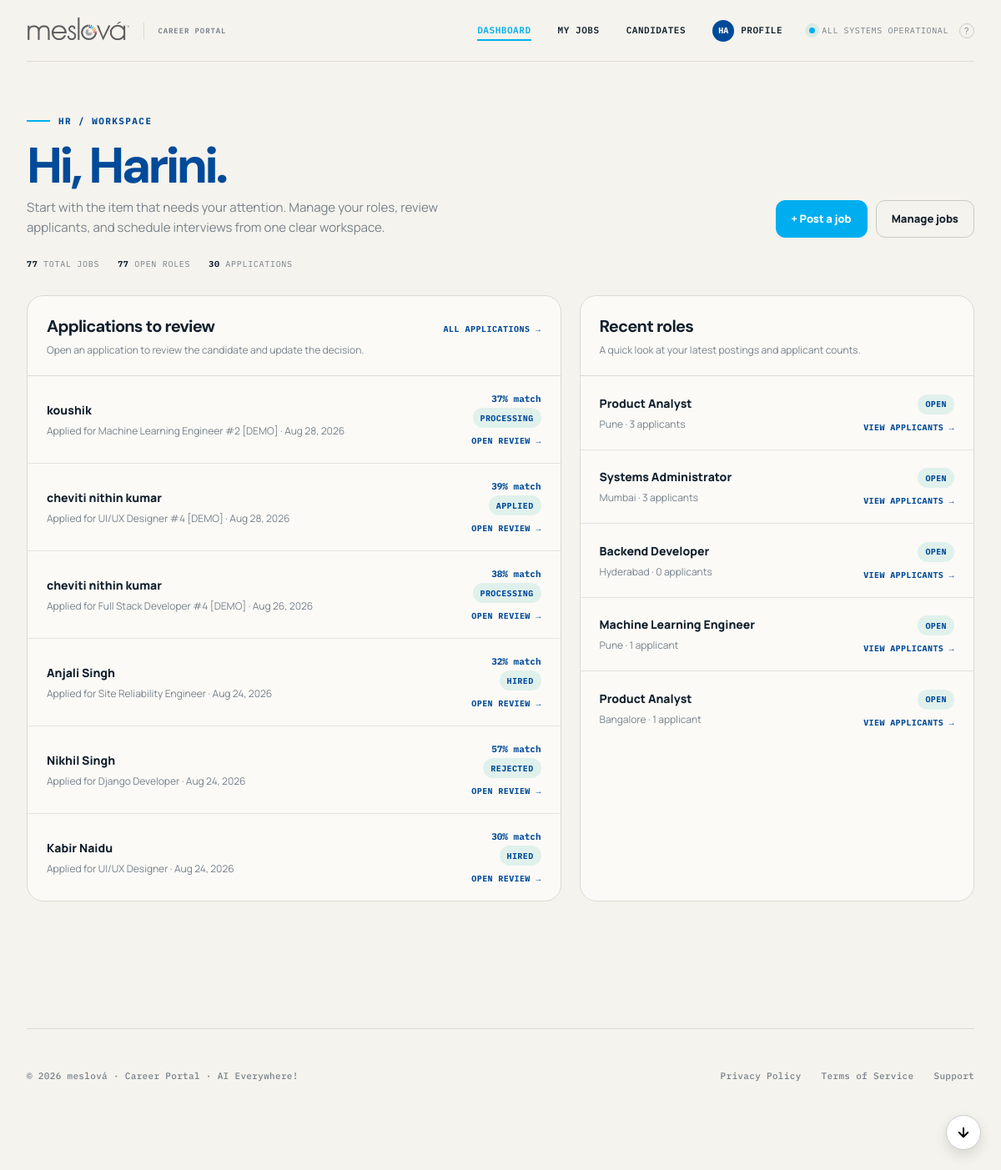
/hr/dashboard/ (signed in), run on the app's committed database.
### screening/models.py (models this page shows, shortened)
class Application(models.Model):
    STATUS_CHOICES = (
        ('applied', 'Applied'),
        ('processing', 'Processing'),
        ('rejected', 'Rejected'),
        ('hired', 'Hired'),
    )
    job = models.ForeignKey(Job, on_delete=models.CASCADE, related_name='applications')
    candidate = models.ForeignKey(UserProfile, on_delete=models.CASCADE, related_name='applications')
    resume = models.FileField(upload_to='application_resumes/')
    cover_letter = models.TextField(blank=True, null=True)
    match_score = models.FloatField(default=0.0)
    match_details = models.JSONField(blank=True, null=True)
    status = models.CharField(max_length=30, choices=STATUS_CHOICES, default='applied')
    applied_at = models.DateTimeField(auto_now_add=True)
    updated_at = models.DateTimeField(auto_now=True)

class UserProfile(models.Model):
    ROLE_CHOICES = (
        ('hr', 'HR / Recruiter'),
        ('candidate', 'Job Candidate'),
    )
    user = models.OneToOneField(User, on_delete=models.CASCADE, related_name='profile')
    role = models.CharField(max_length=20, choices=ROLE_CHOICES, default='candidate')
    company_name = models.CharField(max_length=255, blank=True, null=True)
    department = models.CharField(max_length=255, blank=True, null=True)
    headline = models.CharField(max_length=255, blank=True, null=True)
    bio = models.TextField(blank=True, null=True)
    skills = models.TextField(blank=True, null=True, help_text="Comma-separated skills")
    experience_years = models.FloatField(default=0.0)
    resume = models.FileField(upload_to='resumes/', blank=True, null=True)
    profile_picture = models.ImageField(upload_to='profile_pics/', blank=True, null=True)
    search_appearances = models.IntegerField(default=0)
    recruiter_actions = models.IntegerField(default=0)
    email_notifications_enabled = models.BooleanField(default=True)
    created_at = models.DateTimeField(auto_now_add=True)
    def get_completion_percentage(self):
        score = 40
        if self.role == 'hr':
            if self.company_name: score += 20
            if self.department: score += 20
            if self.profile_picture: score += 20
        else:
            if self.headline: score += 15
            if self.skills: score += 15
            if self.resume: score += 15
            if self.employment.exists(): score += 15
        return min(score, 100)

class Job(models.Model):
    STATUS_CHOICES = (
        ('open', 'Open'),
        ('closed', 'Closed'),
    )
    title = models.CharField(max_length=255)
    company = models.CharField(max_length=255)
    description = models.TextField()
    requirements = models.TextField(help_text="Key skills and requirements for matcher pipeline")
    location = models.CharField(max_length=255, blank=True, null=True)
    salary_range = models.CharField(max_length=100, blank=True, null=True)
    posted_by = models.ForeignKey(User, on_delete=models.CASCADE, related_name='posted_jobs')
    status = models.CharField(max_length=20, choices=STATUS_CHOICES, default='open')
    created_at = models.DateTimeField(auto_now_add=True)
    is_demo = models.BooleanField(default=False)

### screening/views.py (the view)
# urls.py: path("hr/dashboard/", views.hr_dashboard, name="hr_dashboard"),
def hr_dashboard(request):
    denial = _require_role(request, 'hr')
    if denial:
        return denial
    jobs = Job.objects.filter(posted_by=request.user).order_by('-created_at')
    applications = Application.objects.filter(job__posted_by=request.user).select_related('candidate__user', 'job').order_by('-applied_at')
    pending_applications = applications.filter(status__in=['applied', 'processing'])
    context = {
        'jobs': jobs[:5],
        'total_jobs': jobs.count(),
        'open_jobs': jobs.filter(status='open').count(),
        'total_applications': applications.count(),
        'pending_review_count': pending_applications.count(),
        'most_recent_pending': pending_applications.first(),
        'recent_applications': applications[:6],
    }
    return render(request, 'screening/hr_dashboard.html', context)

### screening/views.py (called while the page is built)
def _require_role(request, role):
    if not request.user.is_authenticated:
        return redirect('login')
    try:
        if request.user.profile.role != role:
            return redirect('candidate_dashboard' if role == 'hr' else 'hr_dashboard')
    except UserProfile.DoesNotExist:
        return redirect('landing')
    return None

### screening/templates/screening/hr_dashboard.html (shortened to what this page needs)
{% extends "screening/base.html" %}
{% load humanize %}
{% block content %}
<main class="hr-simple">
  <section class="hr-simple__header">
    <div>
      <span class="hr-simple__eyebrow">HR / WORKSPACE</span>
      <h1>Hi, {{ user.username|capfirst }}.</h1>
      <p class="hr-simple__intro">
        Start with the item that needs your attention. Manage your roles, review applicants, and schedule interviews from one clear workspace.
      </p>
    </div>
    <div class="hr-simple__header-actions">
      <a class="hr-simple__button hr-simple__button--primary" href="{% url 'post_job' %}">+ Post a job</a>
      <a class="hr-simple__button" href="{% url 'my_jobs' %}">Manage jobs</a>
    </div>
  </section>
  <div class="hr-simple__summary" aria-label="Recruitment summary">
    <span><strong>{{ total_jobs }}</strong> total job{{ total_jobs|pluralize }}</span>
    <span><strong>{{ open_jobs }}</strong> open role{{ open_jobs|pluralize }}</span>
    <span><strong>{{ total_applications }}</strong> application{{ total_applications|pluralize }}</span>
  </div>
  <section class="hr-simple__grid" aria-label="Hiring workspace">
    <section class="hr-simple__panel" aria-labelledby="applications-title">
      <div class="hr-simple__panel-header">
        <div>
          <h2 id="applications-title">Applications to review</h2>
          <p>Open an application to review the candidate and update the decision.</p>
        </div>
        <a class="hr-simple__panel-link" href="{% url 'all_applications' %}">All applications →</a>
      </div>
      {% if recent_applications %}
        {% for application in recent_applications %}
          <a class="hr-simple__row" href="{% url 'application_detail' application.id %}">
            <div class="hr-simple__row-main">
              <span class="hr-simple__row-title">{{ application.candidate.user.get_full_name|default:application.candidate.user.username }}</span>
              <span class="hr-simple__row-detail">Applied for {{ application.job.title }} · {{ application.applied_at|date:"M d, Y" }}</span>
            </div>
            <div class="hr-simple__row-side">
              <span class="hr-simple__score">{{ application.match_score|floatformat:0 }}% match</span>
              <span class="hr-simple__status">{{ application.get_status_display }}</span>
              <span class="hr-simple__row-action">Open review →</span>
            </div>
          </a>
        {% endfor %}
      {% else %}
        <div class="hr-simple__empty">
          <strong>No applications yet</strong>
          Candidates will appear here after they apply to one of your open jobs.
        </div>
      {% endif %}
    </section>
    <section class="hr-simple__panel" aria-labelledby="jobs-title">
      <div class="hr-simple__panel-header">
        <div>
          <h2 id="jobs-title">Recent roles</h2>
          <p>A quick look at your latest postings and applicant counts.</p>
        </div>
      </div>
      {% if jobs %}
        {% for job in jobs %}
          <a class="hr-simple__row" href="{% url 'applicant_list' job.id %}">
            <div class="hr-simple__row-main">
              <span class="hr-simple__row-title">{{ job.title }}</span>
              <span class="hr-simple__row-detail">{{ job.location|default:"Remote / flexible" }} · {{ job.applications.count }} applicant{{ job.applications.count|pluralize }}</span>
            </div>
            <div class="hr-simple__row-side">
              <span class="hr-simple__status">{{ job.get_status_display }}</span>
              <span class="hr-simple__row-action">View applicants →</span>
            </div>
          </a>
        {% endfor %}
      {% endif %}
    </section>
  </section>
</main>
{% endblock %}

### screening/templates/screening/base.html (shortened to what this page needs)
<!DOCTYPE html>
<html lang="en">
<head>
</head>
<body>
<div class="site-shell {% if request.resolver_match.url_name == 'login' or request.resolver_match.url_name == 'register' or 'password_reset' in request.resolver_match.url_name %}auth-shell{% endif %}">
<div class="wrap">
  {% if request.resolver_match.url_name != 'login' and request.resolver_match.url_name != 'register' and 'password_reset' not in request.resolver_match.url_name %}
  <header class="top">
    {% load static %}
    <a class="brand-lockup" href="{% url 'landing' %}" aria-label="meslová home" style="display: flex; align-items: center; gap: 12px; text-decoration: none;">
      <img src="{% static 'images/meslova-logo.png' %}" alt="meslová logo" style="height: 70px; width: auto; filter: invert(0.15) contrast(1.2);">
      <span style="font-family: var(--mono); font-size: 9px; font-weight: 600; color: var(--muted); letter-spacing: 0.1em; text-transform: uppercase;">Career Portal</span>
    </a>
    <div class="top-status">
      {% if not user.is_authenticated %}
        <a href="{% url 'login' %}" class="nav-link {% if request.resolver_match.url_name == 'login' %}active{% endif %}">LOGIN</a>
        <a href="{% url 'register' %}" class="nav-link {% if request.resolver_match.url_name == 'register' %}active{% endif %}">REGISTRATION</a>
      {% else %}
        {% if user.profile.role == 'hr' %}
          <a href="{% url 'hr_dashboard' %}" class="nav-link {% if request.resolver_match.url_name == 'hr_dashboard' %}active{% endif %}">DASHBOARD</a>
          <a href="{% url 'my_jobs' %}" class="nav-link ">MY JOBS</a>
          <a href="{% url 'talent_pool' %}" class="nav-link {% if request.resolver_match.url_name == 'talent_pool' or request.resolver_match.url_name == 'candidate_directory_profile' %}active{% endif %}">CANDIDATES</a>
        {% endif %}
        <div class="profile-menu-container" style="position: relative; display: inline-block; margin-right: 24px;">
          <button id="profileDropdownBtn" onclick="toggleProfileDropdown()" style="background: none; border: none; cursor: pointer; display: flex; align-items: center; gap: 8px; font: inherit; color: var(--ink); padding: 0;">
            {% if user.profile.profile_picture %}
              <img src="{{ user.profile.profile_picture.url }}" alt="Profile" style="width: 26px; height: 26px; border-radius: 50%; object-fit: cover; border: 1px solid var(--line-strong);">
            {% else %}
              <div style="width: 26px; height: 26px; border-radius: 50%; background: var(--brand-blue); color: white; display: grid; place-items: center; font-size: 10px; font-weight: 700;">{{ user.username|slice:":2"|upper }}</div>
            {% endif %}
            <span style="font-weight: 600; font-size: 11px; letter-spacing: 0.05em;">PROFILE</span>
          </button>
        </div>
      {% endif %}
      <span style="display:inline-flex; align-items:center; gap:8px; color:var(--muted); font-family:var(--mono); font-size:10px; letter-spacing:.06em; text-transform:uppercase;">
        <span style="width:7px; height:7px; border-radius:50%; background:var(--teal); box-shadow:0 0 0 5px rgba(24,169,153,.12);"></span>
        ALL SYSTEMS OPERATIONAL
        <a href="{% url 'support' %}" class="help" title="Help &amp; Support" aria-label="Help &amp; Support">?</a>
      </span>
    </div>
  </header>
  {% endif %}
  {% block content %}{% endblock %}
  {% if request.resolver_match.url_name != 'login' and request.resolver_match.url_name != 'register' and 'password_reset' not in request.resolver_match.url_name %}
  <footer style="display: flex; justify-content: space-between; align-items: center; padding: 48px 0; border-top: 1px solid var(--line); margin-top: 80px; color: var(--muted); font-size: 11px; font-weight: 500;">
    <span>&copy; 2026 meslová &middot; Career Portal &middot; AI Everywhere!</span>
    <div style="display: flex; gap: 24px;">
      <a href="{% url 'privacy_policy' %}" style="color: var(--muted); text-decoration: none;">Privacy Policy</a>
      <a href="{% url 'terms_of_service' %}" style="color: var(--muted); text-decoration: none;">Terms of Service</a>
      <a href="{% url 'support' %}" style="color: var(--muted); text-decoration: none;">Support</a>
    </div>
  </footer>
  {% endif %}
</div>
</div>
<button id="scrollBottomBtn" onclick="window.scrollTo({top: document.body.scrollHeight, behavior: 'smooth'})" aria-label="Scroll to bottom" title="Scroll to bottom" style="position: fixed; right: 24px; bottom: 24px; width: 42px; height: 42px; border-radius: 50%; background: #fff; border: 1px solid var(--line-strong); box-shadow: 0 6px 16px rgba(0,0,0,0.12); display: none; align-items: center; justify-content: center; cursor: pointer; z-index: 500; transition: opacity 0.15s ease;">
  <svg width="18" height="18" viewBox="0 0 24 24" fill="none" stroke="currentColor" stroke-width="2.5" stroke-linecap="round" stroke-linejoin="round"><line x1="12" y1="5" x2="12" y2="19"></line><polyline points="19 12 12 19 5 12"></polyline></svg>
</button>
</body>
</html>

### screening/templates/screening/base.html (style rules this page uses)
:root { --canvas: #f5f3ed; --canvas-raised: #fbfaf7; --ink: #12202d; --ink-soft: #263745; --muted: #77818a; --subtle: #9aa09f; --line: #dadbd4; --line-strong: #c7cbc6; --brand-blue: #004A99; --brand-cyan: #00AEEF; --brand-yellow: #FFD200; --brand-orange: #F7941E; --brand-red: #ED1C24; --brand-gray: #4A4A4A; --teal: var(--brand-cyan); --teal-deep: var(--brand-blue); --amber: var(--brand-orange); --panel: #13242e; --amber-soft: rgba(247, 148, 30, 0.12); --panel-raised: #1b323d; --red-flag: #bd614c; --mono: "IBM Plex Mono", "SFMono-Regular", Menlo, Consolas, monospace; --sans: "Manrope", -apple-system, BlinkMacSystemFont, "Segoe UI", sans-serif; --display: "DM Sans", var(--sans); --ease-out: cubic-bezier(.23,1,.32,1); }
* { box-sizing: border-box; }
html { scroll-behavior: smooth; }
body { margin: 0; background: var(--canvas); color: var(--ink); font-family: var(--sans); line-height: 1.5; }
a { color: inherit; }
button, input { font: inherit; }
button, a, input { -webkit-tap-highlight-color: transparent; }
.site-shell { min-height: 100vh; overflow: hidden; }
.wrap { max-width: 1240px; margin: 0 auto; padding: 0 32px 56px; }
header.top { display:flex; align-items:center; justify-content:space-between; min-height:74px; border-bottom:1px solid rgba(218,219,212,.9); }
.brand-lockup { display:inline-flex; align-items:center; gap:12px; text-decoration:none; }
.top-status { display:inline-flex; align-items:center; gap:8px; color:var(--muted); font-family:var(--mono); font-size:10px; letter-spacing:.06em; text-transform:uppercase; }
.top-status .help { width:18px; height:18px; display:grid; place-items:center; margin-left:5px; border:1px solid var(--line-strong); border-radius:50%; font-family:var(--sans); font-size:11px; color:inherit; text-decoration:none; cursor:pointer; transition: all 0.15s ease; }
h1 { margin: 0; font-family:var(--display); font-size:clamp(1.6rem, 3vw, 2.2rem); font-weight:800; letter-spacing:-.065em; line-height:1.02; }
h2, h3, p { margin-top:0; }
footer { display:flex; justify-content:space-between; gap:20px; margin-top:70px; padding-top:18px; border-top:1px solid rgba(218,219,212,.9); color:var(--subtle); font-family:var(--mono); font-size:10px; letter-spacing:.03em; }
.nav-link { text-decoration: none; margin-right: 24px; color: var(--ink); font-weight: 600; font-size: 11px; letter-spacing: 0.05em; display: flex; align-items: center; gap: 8px; transition: all 0.2s var(--ease-out); position: relative; padding: 4px 0; }
.nav-link::after { content: ""; position: absolute; bottom: 0; left: 0; width: 0; height: 2px; background: var(--brand-cyan); transition: width 0.2s var(--ease-out); }
.nav-link:hover::after, .nav-link.active::after { width: 100%; }
.nav-link.active { color: var(--brand-cyan); }

### data on the page
Application: candidate.user.get_full_name "koushik", job "Machine Learning Engineer #2 [DEMO]", applied_at "Aug 28, 2026", match_score "37", status "PROCESSING"
Application: candidate.user.get_full_name "cheviti nithin kumar", job "UI/UX Designer #4 [DEMO]", applied_at "Aug 28, 2026", match_score "39", status "APPLIED"
Application: candidate.user.get_full_name "cheviti nithin kumar", job "Full Stack Developer #4 [DEMO]", applied_at "Aug 26, 2026", match_score "38", status "PROCESSING"
Application: candidate.user.get_full_name "Anjali Singh", job "Site Reliability Engineer", applied_at "Aug 24, 2026", match_score "32", status "HIRED"
Application: candidate.user.get_full_name "Nikhil Singh", job "Django Developer", applied_at "Aug 24, 2026", match_score "57", status "REJECTED"
Application: candidate.user.get_full_name "Kabir Naidu", job "UI/UX Designer", applied_at "Aug 24, 2026", match_score "30", status "HIRED"
Job: title "Product Analyst", location "Pune", applications.count "3", status "OPEN"
Job: title "Systems Administrator", location "Mumbai", applications.count "3", status "OPEN"
Job: title "Backend Developer", location "Hyderabad", applications.count "0", status "OPEN"
Job: title "Machine Learning Engineer", location "Pune", applications.count "1", status "OPEN"
Job: title "Product Analyst", location "Bangalore", applications.count "1", status "OPEN"

### other printed values
{{ user.username|slice:":2"|upper }} "HA"
{{ user.username|capfirst }} "Harini"
{{ total_jobs }} "77"
{{ open_jobs }} "77"
{{ total_applications }} "30"
